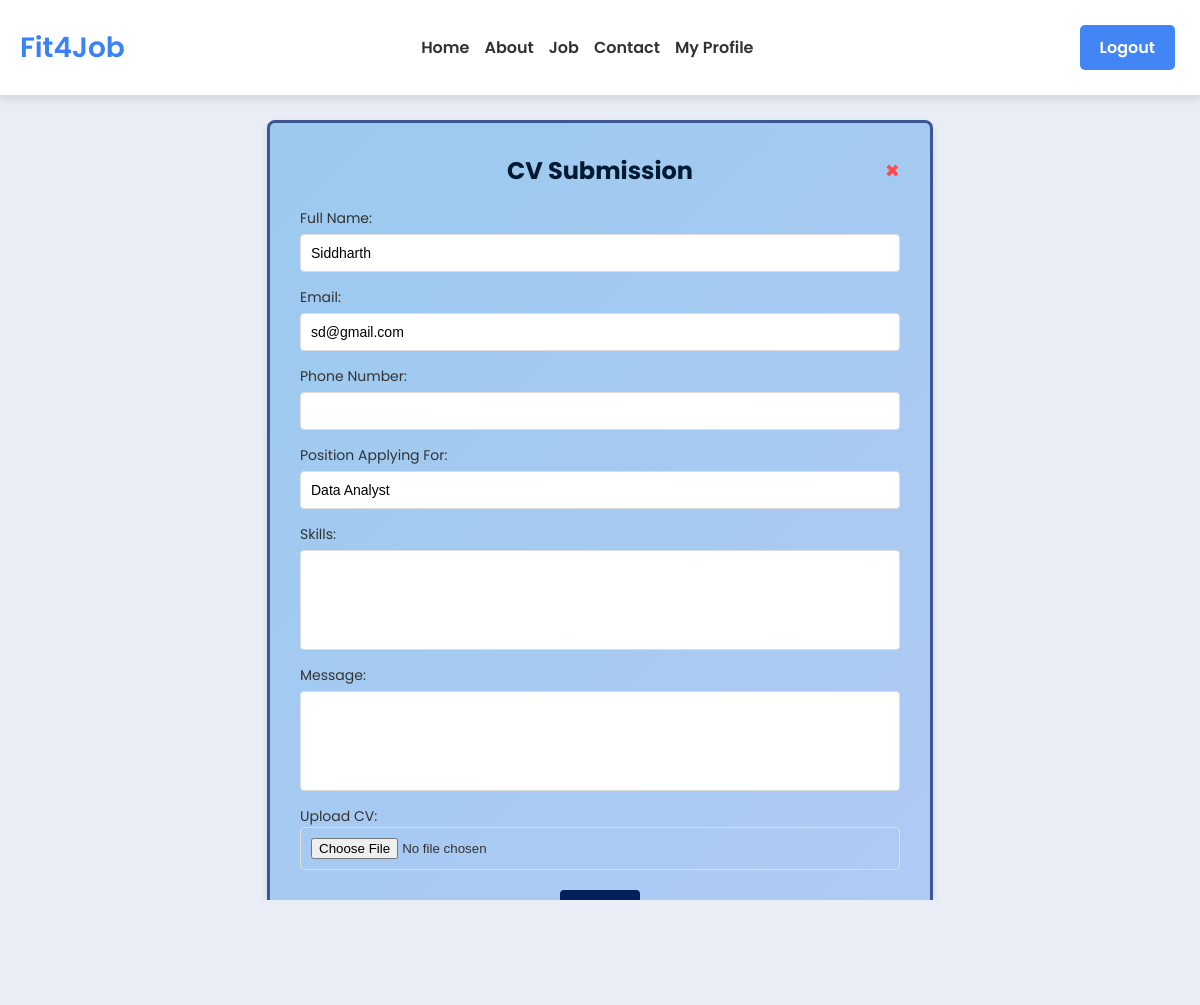
Before: /apply/1/ (signed in) with the older database file.
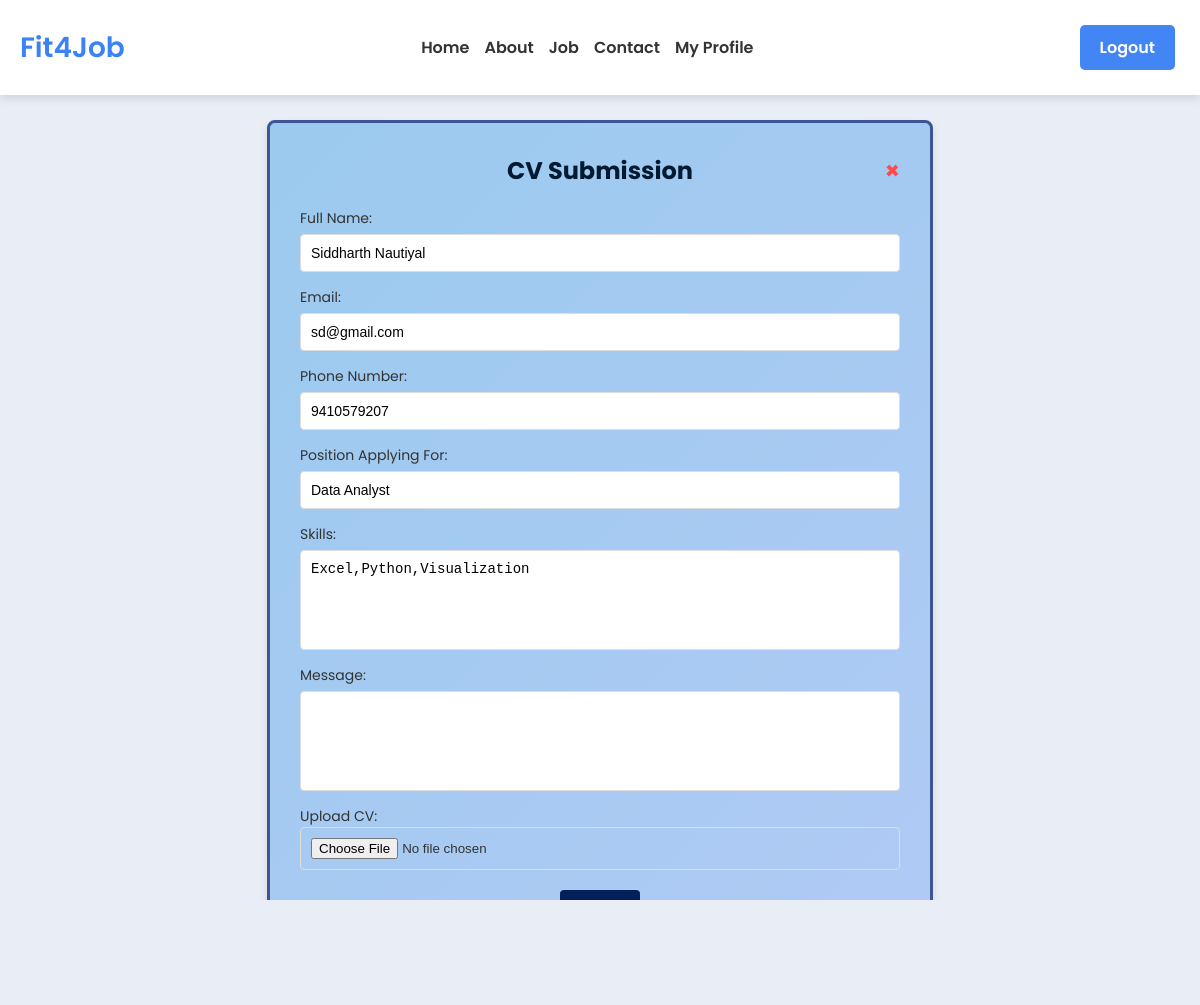
After: the same page with the newer database file.
### ats_app/models.py (models this page shows, shortened)
class Profile(models.Model):
    user = models.OneToOneField(User, on_delete=models.CASCADE)
    full_name = models.CharField(max_length=255)
    phone_number = models.CharField(max_length=15, blank=True)
    profile_picture = models.ImageField(upload_to='profile_pictures/', blank=True, null=True)
    description = models.TextField(blank=True)
    education = models.CharField(max_length=255, blank=True)
    skills = models.CharField(max_length=255, blank=True)
    experience = models.TextField(blank=True)
    preferred_location = models.CharField(max_length=255, blank=True)

### ats_app/views.py (the view, shortened to what this page needs)
# urls.py: path('apply/<int:job_id>/', apply_for_job, name='apply_for_job'),  # Ensure this matches your use
def apply_for_job(request, job_id):
    job = get_object_or_404(Job, id=job_id)
    user = User.objects.get(username=request.session.get('username'))
    profile = Profile.objects.get(user=user)  # Assuming a Profile exists for each user
    context = {
        'job': job,
        'profile': profile,
        'user': user,
    }
    return render(request, 'main/apply_form.html', context)

### templates/main/apply_form.html (shortened to what this page needs)
{% extends 'base.html' %}
{% block content %}
<head>
    <link href="https://kit-free.fontawesome.com/releases/latest/css/free-v4-shims.min.css" media="all" rel="stylesheet">
    <link href="https://kit-free.fontawesome.com/releases/latest/css/free-v4-font-face.min.css" media="all" rel="stylesheet">
    <link href="https://kit-free.fontawesome.com/releases/latest/css/free.min.css" media="all" rel="stylesheet">
</head>
<div class="apply-form-elements">
    <div class="apply-form-body">
        <div class="apply-form-title">
            <b>CV Submission</b>
            <div class="apply-form-close-btn">
                <a href="{% url 'job' %}" class="closebtn">×</a>
            </div>
        </div>
        <section class="apply-form-content-element">
            <div class="apply-form-contact-box">
                <form method="POST" enctype="multipart/form-data">
                    <div class="apply-form-group">
                        <label for="firstname">Full Name:</label>
                        <input type="text" id="firstname" name="firstname" value="{{ profile.full_name }}" readonly>
                    </div>
                    <div class="apply-form-group">
                        <label for="email">Email:</label>
                        <input type="email" id="email" name="email" value="{{ user.email }}" readonly>
                    </div>
                    <div class="apply-form-group">
                        <label for="phonenumber">Phone Number:</label>
                        <input type="text" id="phonenumber" name="phonenumber" value="{{ profile.phone_number }}" readonly>
                    </div>
                    <div class="apply-form-group">
                        <label for="position-applying-for">Position Applying For:</label>
                        <input type="text" id="position-applying-for" name="position-applying-for" value="{{ job.title }}" readonly>
                    </div>
                    <div class="apply-form-group">
                        <label for="skills">Skills:</label>
                        <textarea id="skills" name="skills" readonly>{{ profile.skills }}</textarea>
                    </div>
                    <div class="apply-form-group">
                        <label for="message">Message:</label>
                        <textarea id="message" name="message"></textarea>
                    </div>
                    <div class="upload-btn-folder">
                        <label for="cv">Upload CV:</label>
                        <input type="file" id="cv" name="cv">
                    </div>
                    <div class="submit">
                        <button type="submit" class="btn">Apply</button>
                    </div>
                </form>
            </div>
        </section>
    </div>
</div>
{% endblock %}

Changed rows visible on the page:
changed Profile: firstname "Siddharth" → "Siddharth Nautiyal"; phonenumber (not shown) → "9410579207"; skills (not shown) → "Excel,Python,Visualization"
